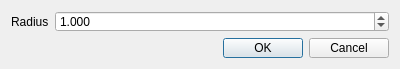
<?xml version="1.0" encoding="UTF-8"?>
<ui version="4.0">
 <class>NormalizeTessellationParametersDialog</class>
 <widget class="QDialog" name="NormalizeTessellationParametersDialog">
  <property name="windowModality">
   <enum>Qt::ApplicationModal</enum>
  </property>
  <property name="geometry">
   <rect>
    <x>0</x>
    <y>0</y>
    <width>400</width>
    <height>69</height>
   </rect>
  </property>
  <property name="minimumSize">
   <size>
    <width>400</width>
    <height>69</height>
   </size>
  </property>
  <property name="windowTitle">
   <string>Normalize Tessellation Parameters</string>
  </property>
  <property name="modal">
   <bool>true</bool>
  </property>
  <layout class="QGridLayout" name="gridLayout">
   <item row="0" column="0">
    <layout class="QFormLayout" name="formLayout">
     <item row="0" column="0">
      <widget class="QLabel" name="radiusLabel">
       <property name="text">
        <string>Radius</string>
       </property>
      </widget>
     </item>
     <item row="0" column="1">
      <widget class="QDoubleSpinBox" name="radiusDoubleSpinBox">
       <property name="decimals">
        <number>3</number>
       </property>
       <property name="maximum">
        <double>100.000000000000000</double>
       </property>
       <property name="singleStep">
        <double>0.001000000000000</double>
       </property>
       <property name="value">
        <double>1.000000000000000</double>
       </property>
      </widget>
     </item>
    </layout>
   </item>
   <item row="1" column="0">
    <widget class="QDialogButtonBox" name="buttonBox">
     <property name="orientation">
      <enum>Qt::Horizontal</enum>
     </property>
     <property name="standardButtons">
      <set>QDialogButtonBox::Cancel|QDialogButtonBox::Ok</set>
     </property>
    </widget>
   </item>
  </layout>
 </widget>
 <resources/>
 <connections>
  <connection>
   <sender>buttonBox</sender>
   <signal>accepted()</signal>
   <receiver>NormalizeTessellationParametersDialog</receiver>
   <slot>accept()</slot>
   <hints>
    <hint type="sourcelabel">
     <x>248</x>
     <y>254</y>
    </hint>
    <hint type="destinationlabel">
     <x>157</x>
     <y>274</y>
    </hint>
   </hints>
  </connection>
  <connection>
   <sender>buttonBox</sender>
   <signal>rejected()</signal>
   <receiver>NormalizeTessellationParametersDialog</receiver>
   <slot>reject()</slot>
   <hints>
    <hint type="sourcelabel">
     <x>316</x>
     <y>260</y>
    </hint>
    <hint type="destinationlabel">
     <x>286</x>
     <y>274</y>
    </hint>
   </hints>
  </connection>
 </connections>
</ui>
